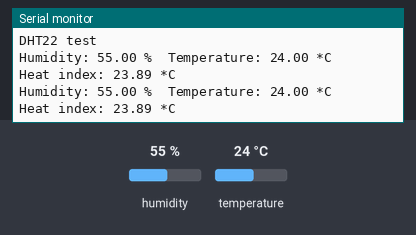
This sketch was run on a simulated Arduino Uno, built with avr-gcc and run on an emulated ATmega328P. Shown: the last lines printed to the serial monitor. The inputs (shaded band) are chosen by the test bench; at power-on: humidity 55 %, temperature 24 °C.

Above: at 4.8 s.
4.9 s: humidity set to 22 %
At 7.3 s:
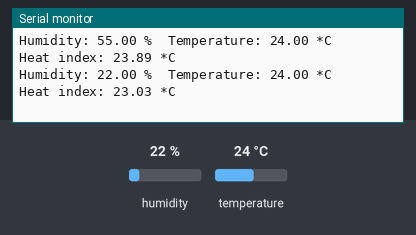
7.9 s: temperature set to 12 °C
At 9.1 s:
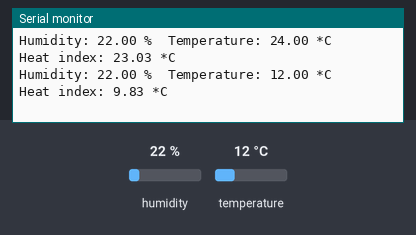
10.9 s: humidity set to 40 %
At 12.6 s:
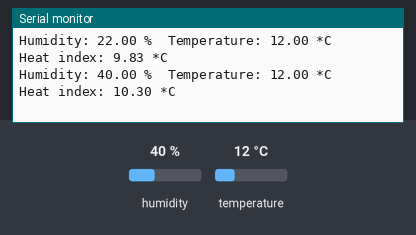
Timing chart, 0 to 14.1 s (numbered marks = the images above; inputs shaded):
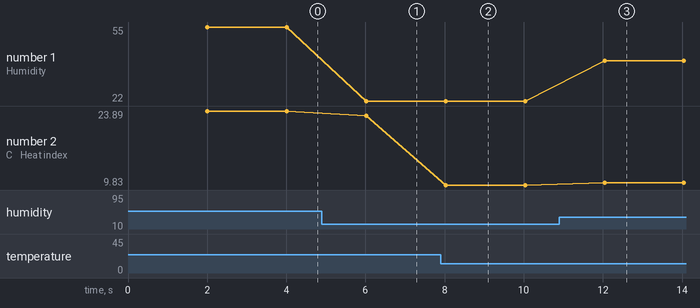

Measured:
- after the input at 4.9 s, the serial monitor: prints a new line after 1.1 s (image 1)
- after the input at 7.9 s, the serial monitor: prints a new line after 0.13 s (image 2)
- after the input at 10.9 s, the serial monitor: prints a new line after 1.1 s (image 3)
- plotted number 1: 55 → 22 after the input at 4.9 s, 22 → 40 after the input at 10.9 s
- plotted number 2: 23.89 → 23.03 after the input at 4.9 s, 23.03 → 9.83 after the input at 7.9 s, 9.83 → 10.3 after the input at 10.9 s

The sketch:

Arduino_DHT22.ino
```cpp
//=========================================================|
// How to use the DHT-22 sensor with Arduino uno
// Temperature and humidity sensor
//=========================================================|
#include "DHT.h"
//---------------------------------------------------------|
#define DHTPIN 2       // what digital pin we're connected
#define DHTTYPE DHT22  // DHT22  (AM2302), AM2321
//---------------------------------------------------------|
// Connect pin 1 (on the left) of the sensor to +5V
// Connect pin 2 of the sensor to whatever your DHTPIN
// Connect pin 2 in an 1k resistor and the resistor to VCC
// Connect pin 4 (on the right) of the sensor to GROUND
//---------------------------------------------------------|
// Initialize DHT sensor.
DHT dht(DHTPIN, DHTTYPE);
//---------------------------------------------------------|
void setup()
{
   Serial.begin(9600);
   Serial.println("DHT22 test");
   dht.begin();
}
//---------------------------------------------------------|
void loop()
{
   // Wait a few seconds between measurements.
   // DHT22 sensor reads only each 2 seconds.
   delay(2000);
   // Read the sensor takes about 250 milliseconds!
   float h = dht.readHumidity();
   // Read temperature as Celsius (isFahreheit = false)
   float t = dht.readTemperature(false);
   // Check if any reads failed and exit early (to try again).
   if (isnan(h) || isnan(t))
   {
      Serial.println("Failed to read from DHT sensor!");
      return;
   }
   // Compute heat index in Celsius (isFahreheit = false)
   float hic = dht.computeHeatIndex(t, h, false);
   Serial.print("Humidity: ");
   Serial.print(h);
   Serial.print(" %\t");
   Serial.print("Temperature: ");
   Serial.print(t);
   Serial.print(" *C \t");
   Serial.print("Heat index: ");
   Serial.print(hic);
   Serial.print(" *C ");
   Serial.println(" ");
}
//=========================================================|
```
